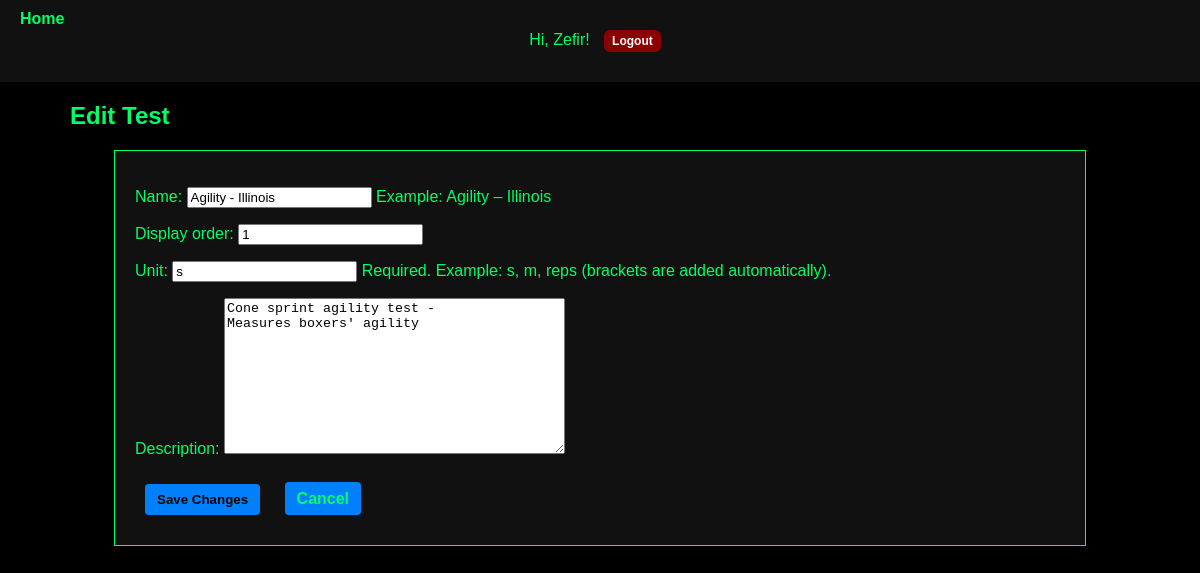
Page /tests/1/edit/ (signed in) on the committed database.
### BoxersPresenceApp/models.py (models this page shows, shortened)
class BatteryTest(models.Model):
    name = models.CharField(max_length=255)
    display_order = models.IntegerField(default=0)
    unit = models.CharField(max_length=50, blank=True, null=True)
    description = models.TextField(blank=True, null=True)
    created_at = models.DateTimeField(auto_now_add=True)
    coach = models.ForeignKey(
        settings.AUTH_USER_MODEL,
        on_delete=models.SET_NULL,
        null=True,
        blank=True,
        related_name="battery_tests"
    )

### BoxersPresenceApp/views.py (the view)
# urls.py: path('tests/<int:pk>/edit/', views.TestUpdateView.as_view(), name='test_edit'),
class TestUpdateView(LoginRequiredMixin, UpdateView):
    model = BatteryTest
    form_class = BatteryTestForm
    template_name = "tests/test_edit.html"
    pk_url_kwarg = "pk"
    success_url = reverse_lazy("tests_list")
    def get_queryset(self):
        return BatteryTest.objects.all()
    def get_object(self, queryset=None):
        obj = super().get_object(queryset)
        if not obj:
            messages.error(self.request, "That test doesn’t exist (maybe it was deleted).")
            raise Http404
        return obj

### BoxersPresenceApp/forms.py (shortened to what this page needs)
class BatteryTestForm(forms.ModelForm):
    class Meta:
        model = BatteryTest
        fields = ["name", "display_order", "unit", "description"]
        help_texts = {
            "name": "Example: Agility – Illinois",
            "unit": "Required. Example: s, m, reps (brackets are added automatically).",
        }

### BoxersPresenceApp/context_processors.py (called while the page is built)
def role_flags(request):
    is_parent = False
    if getattr(request, "user", None) and request.user.is_authenticated:
        try:
            request.user.parent_profile
            is_parent = True
        except ParentProfile.DoesNotExist:
            pass
    return {"is_parent": is_parent}

### templates/tests/test_edit.html (shortened to what this page needs)
{% extends "base.html" %}
{% block content %}
<h2 class="page-title">Edit Test</h2>
<div class="content-container">
  <div class="form-container">
    <form method="post">
      {{ form.as_p }}
      <button class="btn" type="submit">Save Changes</button>
      <a class="btn" href="{% url 'tests_list' %}">Cancel</a>
    </form>
  </div>
</div>
{% endblock %}

### templates/base.html (shortened to what this page needs)
{% load static %}
<!doctype html>
<html>
<head>
  <link rel="stylesheet" href="{% static 'css/style.css' %}">
</head>
<body>
<header>
  <div>
    {% if user.is_authenticated %}
      Hi, {{ user.username }}!
      <form method="post" action="{% url 'logout' %}" style="display:inline;">
        {% if is_parent %}
          <a href="{% url 'parent_home' %}" class="home-top-left">Home</a>
        {% else %}
          <a href="{% url 'home' %}" class="home-top-left">Home</a>
        {% endif %}
        <button type="submit" class="btn logout-btn">Logout</button>
      </form>
    {% else %}
      <a href="{% url 'login' %}">Login</a>
    {% endif %}
  </div>
</header>
<div class="content-container">
  {% block content %}{% endblock %}
</div>
</body>
</html>

### BoxersPresenceApp/static/css/style.css (style rules this page uses)
.page-title { padding-left: 10px; }
.content-container { width: 90%; margin: 0 auto; }
.form-container { background-color: #111; padding: 20px; border: 1px solid #00ff66; margin-top: 20px; margin-bottom: 20px; color: #00ff66; }
body { font-family: Arial, sans-serif; background-color: #000; color: #00ff66; margin: 0; padding: 0; }
header { background-color: #111; padding: 20px; text-align: center; }
header a, header button { background: transparent; color: #00ff66; border: none; padding: 0; margin: 0 8px; display: inline-block; text-decoration: none; }
h2 { color: #00ff66; }
.btn, button { color: #000; background-color: #0080ff; border: none; padding: 8px 12px; margin: 10px; cursor: pointer; text-decoration: none; font-weight: bold; border-radius: 4px; }
a:link, a:visited { color: #00ff66; }

### templates/base.html (style rules this page uses)
.home-top-left { position: fixed; top: 10px; left: 12px; color: #fff; text-decoration: none; font-weight: 600; z-index: 1000; }
.logout-btn { background-color:#8B0000; color:#FFFFFF; font-size:12px; padding:4px 8px; border-radius:6px; }

### rows in the picture
BatteryTest: name "Agility - Illinois", display_order "1", unit "s", description "Cone sprint agility test - Measures boxers' agility"

### other values in the picture
{{ user.username }} "Zefir"
